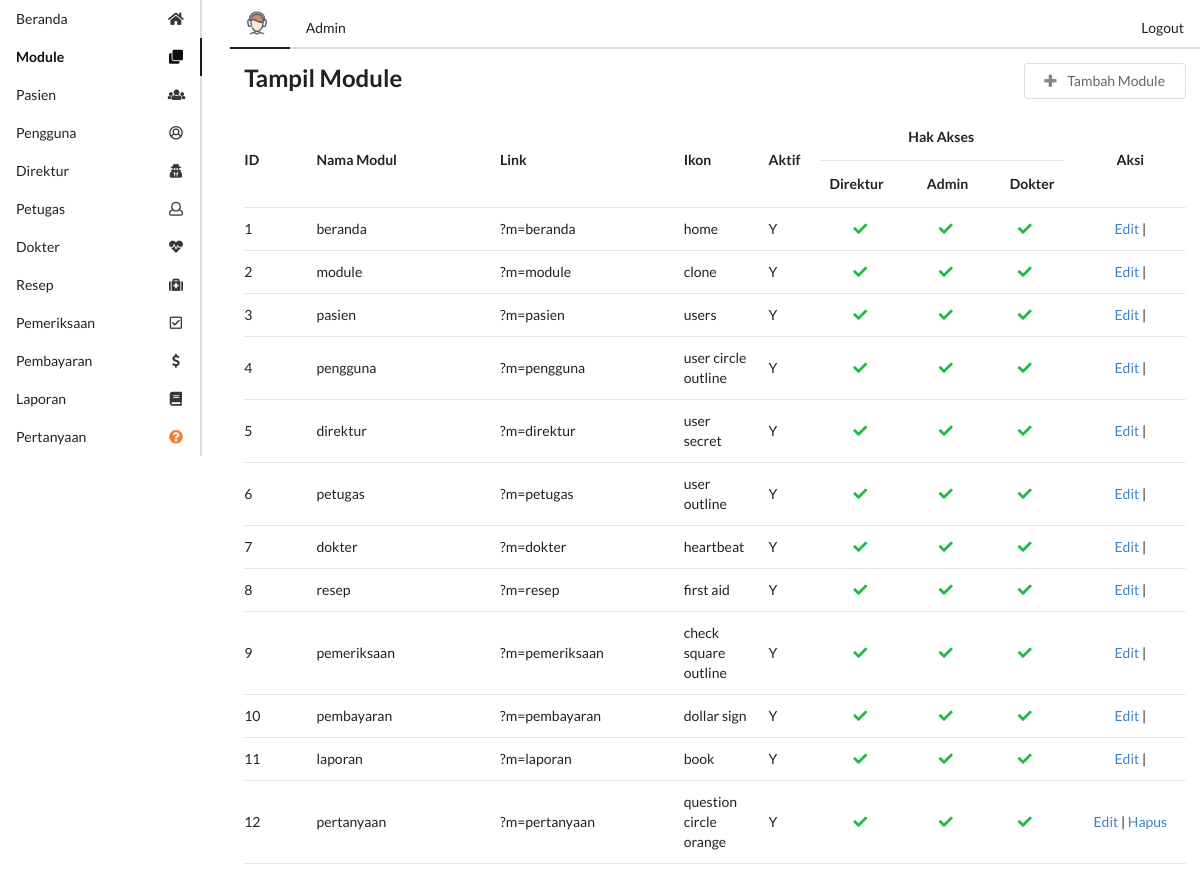
Before: /u/media.php?m=module (signed in) with the older database file.
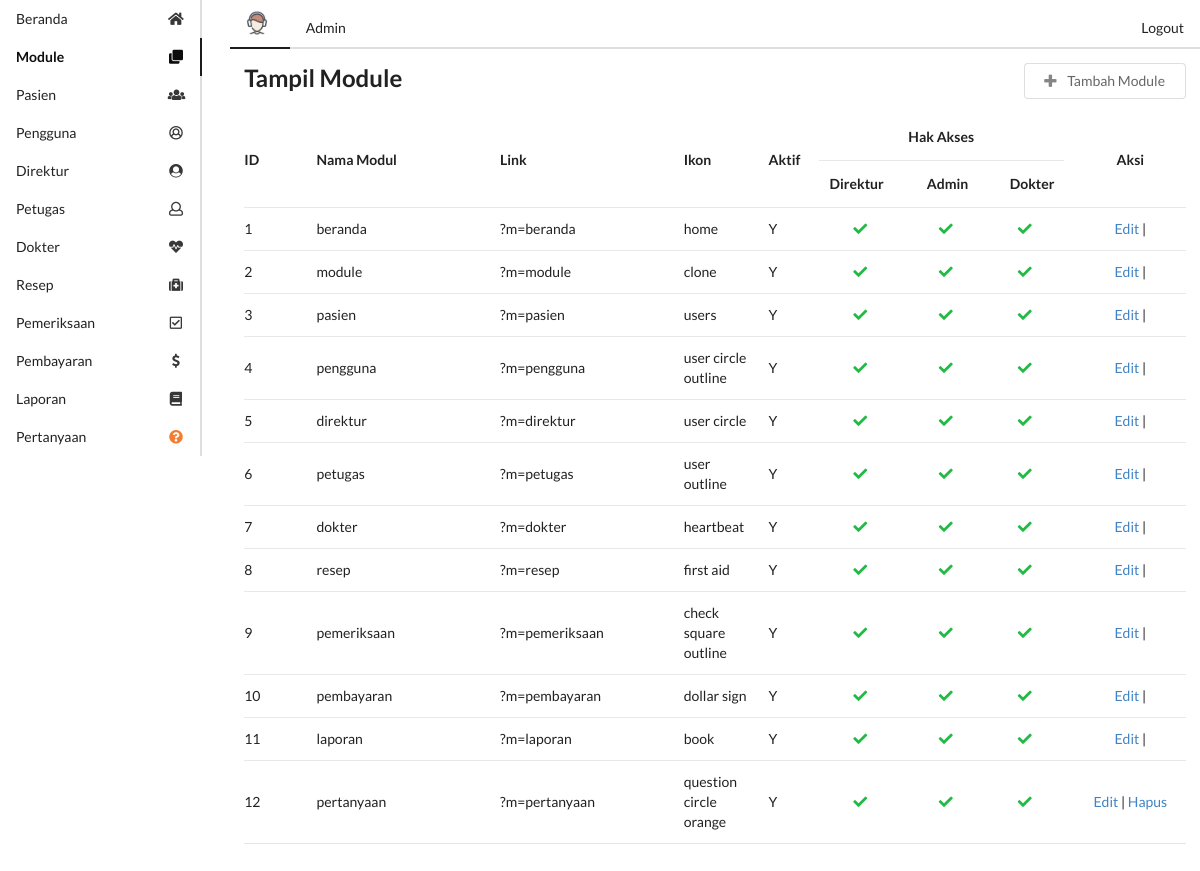
After: the same page with the newer database file.
### tables this page shows
create table module(
    module_id int primary key auto_increment,
    module_name varchar(50) not null,
    link varchar(50),
    icon varchar(50),
    active enum('Y','N') not null default 'Y',
    access_director enum('Y','N'),
    access_admin enum('Y','N'),
    access_doctor enum('Y','N')
);

### config/functions.php (called while the page is built, shortened)
<?php
function dbConnect()
{
    $db = new mysqli("localhost", "root", "siswanto123321", "si_klinik");
    return $db;
}
function getListModule($status)
{
    if ($status == 'dirut') {
        $akses = 'access_director';
    } else if ($status == 'dokter') {
        $akses = 'access_doctor';
    } else {
        $akses = 'access_admin';
    }
    $db = dbConnect();
    if ($db->connect_errno == 0) {
        $res = $db->query("SELECT * FROM module WHERE active='Y' AND $akses='Y' ");
        if ($res) {
            $data = $res->fetch_all(MYSQLI_ASSOC);
            return $data;
        } else {
            return false;
        }
    } else {
        return false;
    }
}

### model/Module.php (called while the page is built, shortened)
<?php
class Module
{
    function getListModule()
    {
        $conn = dbConnect();
        if ($conn->connect_errno == 0) {
            $sql = "SELECT * FROM module";
            $res = $conn->query($sql);
            if ($res) {
                $data = $res->fetch_all(MYSQLI_ASSOC);
                return $data;
            } else {
                return false;
            }
        } else {
            return false;
        }
    }
}
?>

### u/module/mod_module/module.php (the view, shortened to what the changed rows need)
<?php
include "../model/Module.php";
$m = $_GET['m'];
$act = isset($_GET['act']) ? $_GET['act'] : '';
$module = new Module();
switch ($act) {
    default: ?>
        <div class="ui stackable grid container">
            <div class="twelve wide column">
                <h2 class="">Tampil Module</h2>
            </div>
            <div class="sixteen wide column">
                <table class="ui selectable very basic structured table">
                    <thead>
                    <tr>
                        <th class="one wide" rowspan="2">ID</th>
                        <th class="three wide" rowspan="2">Nama Modul</th>
                        <th class="three wide" rowspan="2">Link</th>
                        <th class="one wide" rowspan="2">Ikon</th>
                        <th class="one wide" rowspan="2">Aktif</th>
                        <th class="four wide center aligned" colspan="3">Hak Akses</th>
                        <th class="two wide center aligned" rowspan="2">Aksi</th>
                    </tr>
                    <tr>
                        <th class="center aligned">Direktur</th>
                        <th class="center aligned">Admin</th>
                        <th class="center aligned">Dokter</th>
                    </tr>
                    </thead>
                    <tbody>
                    <?php
                    $dataModule = $module->getListModule();
                    foreach ($dataModule as $data) {
                        echo "
                    <tr>
                        <td>$data[module_id]</td>
                        <td>$data[module_name]</td>
                        <td>$data[link]</td>
                        <td>$data[icon]</td>
                        <td>$data[active]</td>
                        <td class='center aligned'>";
                        if ($data['access_director'] == 'Y') {
                            echo "<i class='green checkmark icon'></i>";
                        }
                        echo "
                        </td>
                        <td class='center aligned'>";
                        if ($data['access_admin'] == 'Y') {
                            echo "<i class='green checkmark icon'></i>";
                        }
                        echo "
                        </td>
                        <td class='center aligned'>";
                        if ($data['access_doctor'] == 'Y') {
                            echo "<i class='green checkmark icon'></i>";
                        }
                        echo "
                        </td>
                        <td class='center aligned'>
                            <a href='?m=$m&act=edit&id=$data[module_id]'>Edit</a> | ";
                        echo "
                        </td>
                    </tr>";
                    } ?>
                    </tbody>
                </table>
            </div>
        </div>
        <?php
        break;
    case "tambah": ?>
        <?php
} ?>

### u/menu.php
<?php
if (empty($_SESSION['username']) && empty($_SESSION['password'])) {
    header("location:index.php?error=8");
} else {
    $dataModule = getListModule($_SESSION['status']);
    foreach ($dataModule as $data) {
        $module_name = str_replace(' ', '', strtolower($data['module_name']));
        ($_GET['m'] == $module_name) ? $active = "active" : $active = "";
        echo "<a href='$data[link]' class='item $active' style='text-transform:capitalize;'>
           <i class='$data[icon] icon'></i> $data[module_name]
        </a>";
    }
}

Changed rows visible on the page:
changed module "Direktur": icon "user secret" → "user circle"
